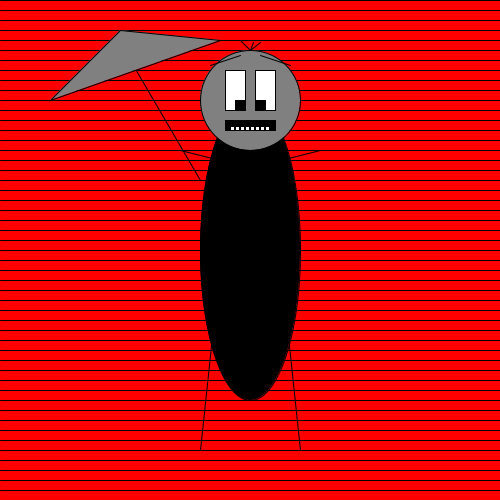
Frame 1 (no input)
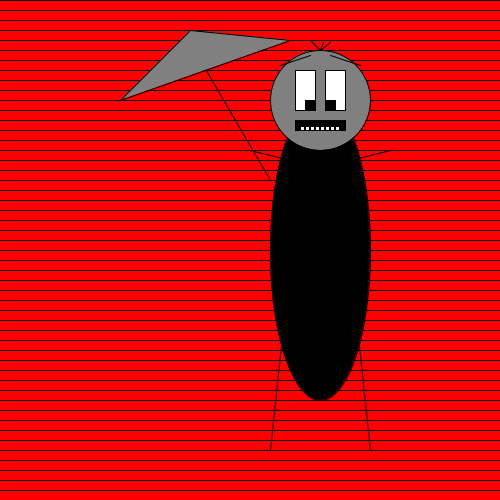
Frame 60 (the mouse pressed at the canvas centre just before this capture)
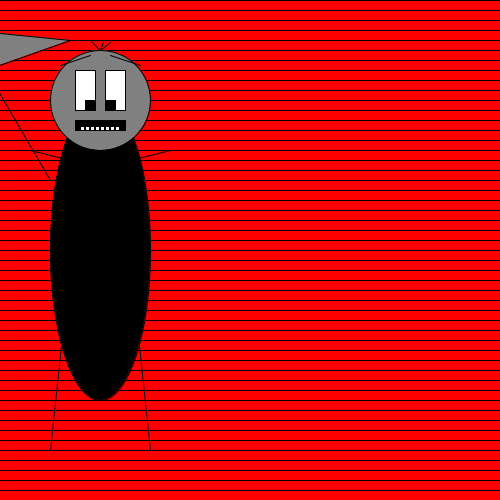
Frame 120 (the mouse held since frame 60 and released just before this capture)

The Processing sketch that drew these frames (run headless with seeded random() and noise(); from frame 60 on, the mouse is pressed at the canvas centre):

// Processing sketch: processing_132297
// ── processing_132297.pde

int monsterX;
int monsterY;
int richting;
int teller;
int y;
boolean test;

int spatie;
int stop;
int breedte;

void setup() {
  size(500,500);
  monsterX = 250;
  monsterY = 250;
  richting = -10;
  teller = 0;
  test = true;
  spatie = 10;
  stop = height;
  breedte = 10;
}

void draw() {
  background(255,0,0);
  
  while (y < stop) {
    line(500, y, 0, y);
    y = y + spatie;
  }
  y = 0;
  
  ellipseMode(CENTER);
  stroke(0);
  
  //buik
      if (test == true) {
  fill(0);
  }
  if (test == false) {
  fill(0,0,255);
  }
  ellipse(monsterX, monsterY,100,300);

  
  //hoofd
      if (test == true) {
  fill(128);
  }
  if (test == false) {
  fill(0,0,255);
  }
  ellipse(monsterX, monsterY -150,100,100);
   fill(255);
  rect(monsterX -25, monsterY -180,20,40);
  rect(monsterX +5, monsterY -180,20,40);
  fill(0);
  rect(monsterX -25, monsterY -130,50,10);
  stroke(0);
  line(monsterX -40, monsterY -185,monsterX -10, monsterY -195);
  line(monsterX +40, monsterY -185,monsterX +10, monsterY -195);
  fill(0);
  rect(monsterX -15, monsterY -150,10,10);
  rect(monsterX +5, monsterY -150,10,10);
  fill(255);
  rect(monsterX -20, monsterY -124,4,4);
  rect(monsterX -15, monsterY -124,4,4);
  rect(monsterX -10, monsterY -124,4,4);
  rect(monsterX -5, monsterY -124,4,4);
  rect(monsterX, monsterY -124,4,4);
  rect(monsterX +5, monsterY -124,4,4);
  rect(monsterX +10, monsterY -124,4,4);
  rect(monsterX +15, monsterY -124,4,4);
  stroke(0);
  line(monsterX -30,monsterY +10, monsterX -50, monsterY +200);
  line(monsterX +30, monsterY +10, monsterX +50, monsterY +200);
  line(monsterX -30, monsterY -90, monsterX -70, monsterY -100);
  line(monsterX +30, monsterY -90, monsterX +70, monsterY -100);
  line(monsterX, monsterY -200, monsterX -10, monsterY -210);
  line(monsterX, monsterY -200, monsterX +10, monsterY -208);
  line(monsterX, monsterY -200, monsterX +3, monsterY -208);
  line(monsterX -120, monsterY -190, monsterX -50, monsterY -70);
  //paraplu
        if (test == true) {
  fill(128);
  }
  if (test == false) {
  fill(0,0,255);
  }
  triangle (monsterX -200,monsterY -150,monsterX -30,monsterY -210,monsterX -130,monsterY -220);

  
  monsterX = monsterX +richting;
  
  if(monsterX >500 || monsterX <0) {
    richting = -richting;
    teller = teller +1;
  }
  
  if (teller == 10) {
    teller = 0;
    test = !test;
  }

println(teller);
}
